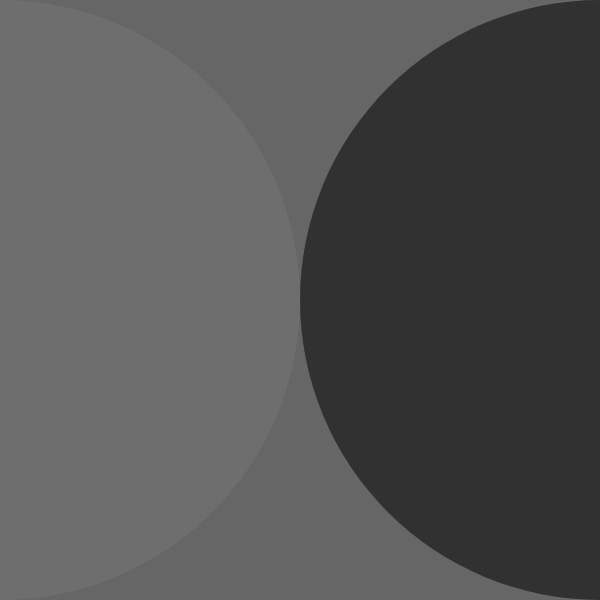
Frame 1 (no input)
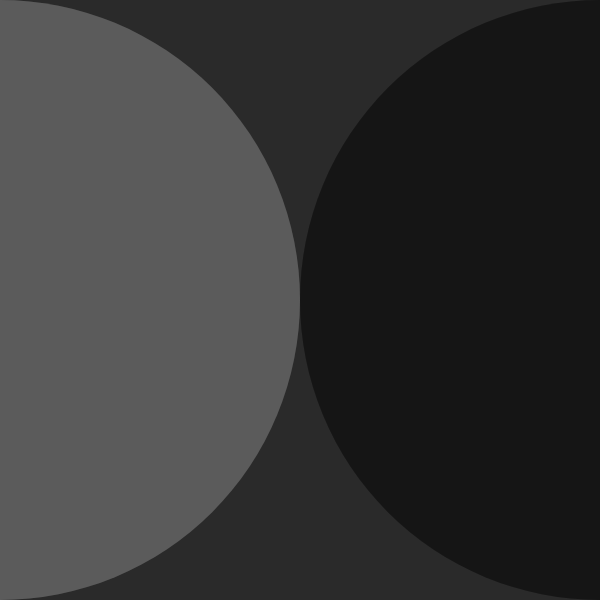
Frame 60 (no input)
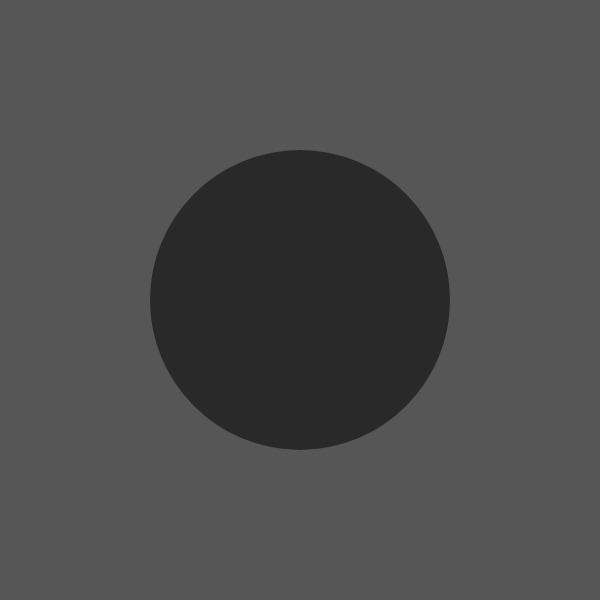
Frame 120 (the mouse pressed at the canvas centre since frame 60)

The p5.js sketch that drew these frames (run headless with seeded random() and noise() and a simulated clock; from frame 60 on, the mouse is pressed at the canvas centre):

// p5.js sketch
// ── sketch.js
/*
Inspired by Jongmin Park's sketch from Programming for Artists @ CUNY CCNY Spring 2022
*/

let rowHeight;

function setup() {
  createCanvas(600, 600);
  noStroke();
  rowHeight = height / 3;
}

function draw() {
  
  if (mouseIsPressed) {
    background(80, 150);
  } else {
    background(150, 80);
  }
  
  let x = mouseX;
  let y = mouseY;
  
  fill(255, 150);
  circle(x, height / 2, y+height);

  let inverseX = width - mouseX;
  let inverseY = height - mouseY;

  fill(0, 150);
  circle(inverseX, height / 2, inverseY);

  if (mouseY < height) {
    fill(20, 150);
    rect(0, 0, width, height);
  } else if (mouseY < height * 2) {
    fill(80, 150);
    rect(0, height, width, height, 3);
  } else {
    fill(140, 150);
    rect(0, height * 2, width, Height);
  }
}
